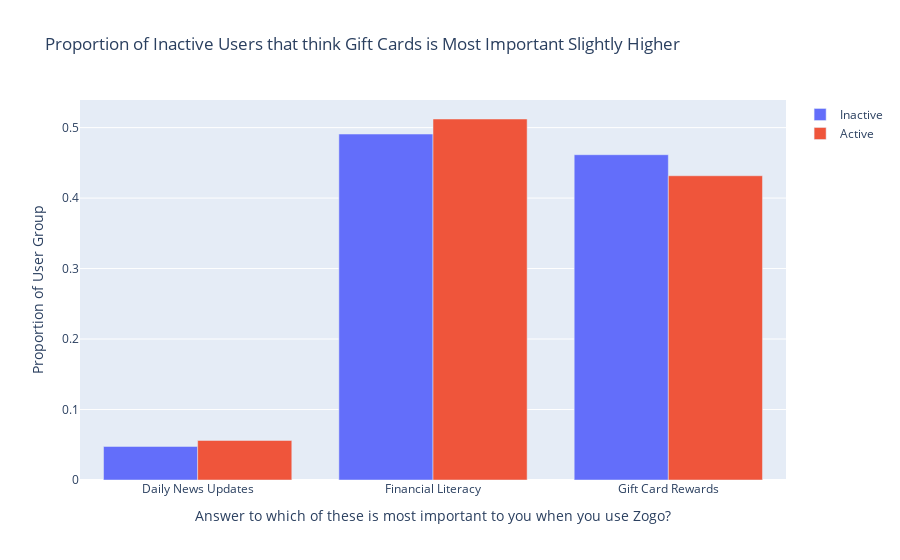

Notebook cell for this chart:
### Code cell
fig_survey_comp = go.Figure(data=[
    go.Bar(name='Inactive', x=inactive_survey_df['survey_answer'], y=inactive_survey_df['prop']),
    go.Bar(name='Active', x=active_survey_df['survey_answer'], y=active_survey_df['prop'])
])


fig_survey_comp.update_layout(barmode='group', 
                              title = 'Proportion of Inactive Users that think Gift Cards is Most Important Slightly Higher',
                              xaxis_title = 'Answer to which of these is most important to you when you use Zogo?',
                              yaxis_title = 'Proportion of User Group')
fig_survey_comp.show()

### Figure 1 — Plotly figure (JSON) as saved in the notebook; plotly's stock layout.template omitted (floating-point values rounded to 4 significant figures)
{"data": [{"name": "Inactive", "type": "bar", "x": ["Daily News Updates", "Financial Literacy", "Gift Card Rewards"], "y": [0.04762, 0.4908, 0.4615]}, {"name": "Active", "type": "bar", "x": ["Daily News Updates", "Financial Literacy", "Gift Card Rewards"], "y": [0.05613, 0.5122, 0.4317]}], "layout": {"barmode": "group", "title": {"text": "Proportion of Inactive Users that think Gift Cards is Most Important Slightly Higher"}, "xaxis": {"title": {"text": "Answer to which of these is most important to you when you use Zogo?"}}, "yaxis": {"title": {"text": "Proportion of User Group"}}}}
